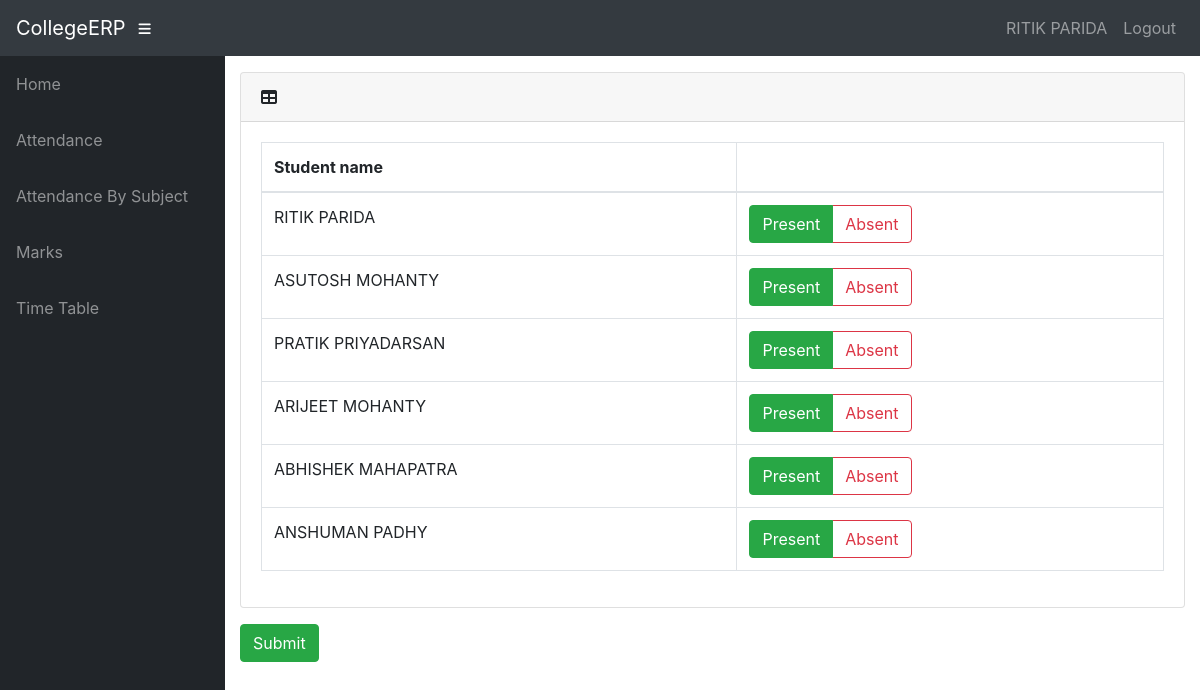
The page /info/teacher/1808/attendance/ (signed in) on the database its author committed.
### info/models.py (models this page shows, shortened)
class User(AbstractUser):
    @property
    def is_student(self):
        if hasattr(self, 'student'):
            return True
        return False

class Student(models.Model):
    user = models.OneToOneField(User, on_delete=models.CASCADE, null=True)
    class_id = models.ForeignKey(Class, on_delete=models.CASCADE, default=1)
    USN = models.CharField(primary_key='True', max_length=100)
    name = models.CharField(max_length=200)
    sex = models.CharField(max_length=50, choices=sex_choice, default='Male')
    DOB = models.DateField(default='1998-01-01')

### info/views.py (the view)
# urls.py: path('teacher/<int:ass_c_id>/attendance/', views.t_attendance, name='t_attendance'),
@login_required()
def t_attendance(request, ass_c_id):
    assc = get_object_or_404(AttendanceClass, id=ass_c_id)
    ass = assc.assign
    c = ass.class_id
    context = {
        'ass': ass,
        'c': c,
        'assc': assc,
    }
    return render(request, 'info/t_attendance.html', context)

### info/templates/info/t_attendance.html (shortened to what this page needs)
{% extends 'info/base.html' %}
{% block content %}
{% if c.student_set.all %}
<form action="{% url 'confirm' assc.id %}" method="post">
    <div class="card mb-3">
        <div class="card-header">
          <i class="fas fa-table"></i>
         <b>{{ dept1.name }}</b></div>
        <div class="card-body">
          <div class="table-responsive">
            <table class="table table-bordered" id="dataTable" width="100%" cellspacing="0">
              <thead>
                <tr>
                    <th>Student name</th>
                    <th></th>
                </tr>
              </thead>
                <tbody>
                {% for s in c.student_set.all %}
                    <tr>
                    <td>{{s.name}}</td>
                    <td>
                        <div class="btn-group btn-group-toggle" data-toggle="buttons">
                                <label class="btn btn-outline-success active">
                                    <input type="radio" name="{{ s.USN }}" id="option1" autocomplete="off" value="present" checked> Present
                                </label>
                                <label class="btn btn-outline-danger">
                                    <input type="radio" name="{{ s.USN }}" id="option2" autocomplete="off" value="absent"> Absent
                                </label>
                        </div>
                    </td>
                    </tr>
                {% endfor %}
                </tbody>
            </table>
          </div>
        </div>
      </div>
    <input class="btn btn-success" type="submit" value="Submit">
</form>
{% else %}
    <p>No students in Class</p>
{% endif %}
{% endblock %}

### info/templates/info/base.html (shortened to what this page needs)
<!DOCTYPE html>
<html lang="en">
  <head>
      {% load static %}
    <link href="{% static '/info/bootstrap/vendor/bootstrap/css/bootstrap.min.css' %}" rel="stylesheet">
    <link href="{% static '/info/bootstrap/vendor/fontawesome-free/css/all.min.css' %}" rel="stylesheet" type="text/css">
    <link href="{% static '/info/bootstrap/vendor/datatables/dataTables.bootstrap4.css' %}" rel="stylesheet">
    <link href="{% static '/info/bootstrap/css/sb-admin.css' %}" rel="stylesheet">
  </head>
  <body id="page-top">
    <nav class="navbar navbar-expand navbar-dark bg-dark static-top">
      <a class="navbar-brand mr-1" href="{% url 'index' %}">CollegeERP</a>
      <button class="btn btn-link btn-sm text-white order-1 order-sm-0" id="sidebarToggle" href="#">
        <i class="fas fa-bars"></i>
      </button>
        <div class="collapse navbar-collapse" id="navbarResponsive">
          <ul class="navbar-nav ml-auto">
            <li class="nav-item">
                {% if request.user.is_student %}
                    <a class="nav-link text-capitalize">{{ request.user.student.name }}</a>
                {% elif request.user.is_teacher %}
                    <a class="nav-link text-capitalize">{{ request.user.teacher.name }}</a>
                {% endif %}
            </li>
            <li class="nav-item">
                <a class="nav-link" href="#" data-toggle="modal" data-target="#logoutModal">Logout</a>
            </li>
          </ul>
        </div>
    </nav>
    <div id="wrapper">
      <ul class="sidebar navbar-nav">
            <li class="nav-item">
              <a class="nav-link" href="{% url 'index' %}">
                <span>Home</span>
              </a>
            </li>
        {% if request.user.is_student %}
            <li class="nav-item">
              <a class="nav-link" href="{% url 'attendance' request.user.student.USN %}">
                <span>Attendance</span>
              </a>
            </li>
            <li class="nav-item">
              <a class="nav-link" href="{% url 'attendance' request.user.student.USN %}">
                <span>Attendance By Subject</span>
              </a>
            </li>
            <li class="nav-item">
              <a class="nav-link" href="{% url 'marks_list' request.user.student.USN %}">
                <span>Marks</span>
              </a>
            </li>
              <li class="nav-item">
              <a class="nav-link" href="{% url 'timetable' request.user.student.class_id_id %}">
                <span>Time Table</span>
              </a>
            </li>
        {% endif %}
      </ul>
      <div id="content-wrapper">
        <div class="container-fluid">
            {% block content %}
            {% endblock %}
        </div>
      </div>
    </div>
  </body>
</html>

### rows shown on the page
User: user.student.name "RITIK PARIDA"
Student: name "RITIK PARIDA"
Student: name "ASUTOSH MOHANTY"
Student: name "PRATIK PRIYADARSAN"
Student: name "ARIJEET MOHANTY"
Student: name "ABHISHEK MAHAPATRA"
Student: name "ANSHUMAN PADHY"
